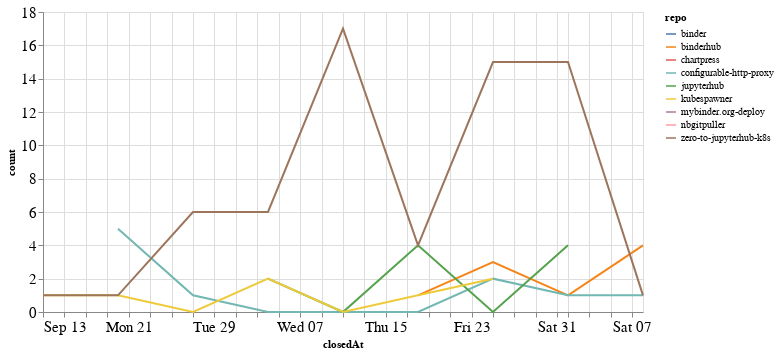

Source (notebook cell):
### Code cell
closed_by_time = closed_by.groupby('repo').resample('W', on='closedAt').count()['author'].reset_index()
closed_by_time = closed_by_time.rename(columns={'author': 'count'})

alt.Chart(closed_by_time, width=600).mark_line().encode(
    x='closedAt',
    y='count',
    color='repo',
    tooltip="repo"
)

### Figure 1 — Vega-Lite specification as saved in the notebook (floating-point values rounded to 4 significant figures)
{"config": {"axisLeft": {"labelFontSize": 15}, "axisBottom": {"labelFontSize": 15}}, "data": {"name": "data-65a211de968af7b4761e1de3392e619c"}, "mark": "line", "encoding": {"color": {"type": "nominal", "field": "repo"}, "tooltip": {"type": "nominal", "field": "repo"}, "x": {"type": "temporal", "field": "closedAt"}, "y": {"type": "quantitative", "field": "count"}}, "width": 600, "$schema": "https://vega.github.io/schema/vega-lite/v4.8.1.json", "datasets": {"data-65a211de968af7b4761e1de3392e619c": [{"repo": "binder", "closedAt": "2020-10-18T00:00:00", "count": 1}, {"repo": "binderhub", "closedAt": "2020-10-18T00:00:00", "count": 1}, {"repo": "binderhub", "closedAt": "2020-10-25T00:00:00", "count": 3}, {"repo": "binderhub", "closedAt": "2020-11-01T00:00:00", "count": 1}, {"repo": "binderhub", "closedAt": "2020-11-08T00:00:00", "count": 4}, {"repo": "chartpress", "closedAt": "2020-11-08T00:00:00", "count": 2}, {"repo": "configurable-http-proxy", "closedAt": "2020-09-20T00:00:00", "count": 5}, {"repo": "configurable-http-proxy", "closedAt": "2020-09-27T00:00:00", "count": 1}, {"repo": "configurable-http-proxy", "closedAt": "2020-10-04T00:00:00", "count": 0}, {"repo": "configurable-http-proxy", "closedAt": "2020-10-11T00:00:00", "count": 0}, {"repo": "configurable-http-proxy", "closedAt": "2020-10-18T00:00:00", "count": 0}, {"repo": "configurable-http-proxy", "closedAt": "2020-10-25T00:00:00", "count": 2}, {"repo": "configurable-http-proxy", "closedAt": "2020-11-01T00:00:00", "count": 1}, {"repo": "configurable-http-proxy", "closedAt": "2020-11-08T00:00:00", "count": 1}, {"repo": "jupyterhub", "closedAt": "2020-10-04T00:00:00", "count": 2}, {"repo": "jupyterhub", "closedAt": "2020-10-11T00:00:00", "count": 0}, {"repo": "jupyterhub", "closedAt": "2020-10-18T00:00:00", "count": 4}, {"repo": "jupyterhub", "closedAt": "2020-10-25T00:00:00", "count": 0}, {"repo": "jupyterhub", "closedAt": "2020-11-01T00:00:00", "count": 4}, {"repo": "kubespawner", "closedAt": "2020-09-13T00:00:00", "count": 1}, {"repo": "kubespawner", "closedAt": "2020-09-20T00:00:00", "count": 1}, {"repo": "kubespawner", "closedAt": "2020-09-27T00:00:00", "count": 0}, {"repo": "kubespawner", "closedAt": "2020-10-04T00:00:00", "count": 2}, {"repo": "kubespawner", "closedAt": "2020-10-11T00:00:00", "count": 0}, {"repo": "kubespawner", "closedAt": "2020-10-18T00:00:00", "count": 1}, {"repo": "kubespawner", "closedAt": "2020-10-25T00:00:00", "count": 2}, {"repo": "mybinder.org-deploy", "closedAt": "2020-11-01T00:00:00", "count": 1}, {"repo": "nbgitpuller", "closedAt": "2020-10-04T00:00:00", "count": 2}, {"repo": "zero-to-jupyterhub-k8s", "closedAt": "2020-09-13T00:00:00", "count": 1}, {"repo": "zero-to-jupyterhub-k8s", "closedAt": "2020-09-20T00:00:00", "count": 1}, {"repo": "zero-to-jupyterhub-k8s", "closedAt": "2020-09-27T00:00:00", "count": 6}, {"repo": "zero-to-jupyterhub-k8s", "closedAt": "2020-10-04T00:00:00", "count": 6}, {"repo": "zero-to-jupyterhub-k8s", "closedAt": "2020-10-11T00:00:00", "count": 17}, {"repo": "zero-to-jupyterhub-k8s", "closedAt": "2020-10-18T00:00:00", "count": 4}, {"repo": "zero-to-jupyterhub-k8s", "closedAt": "2020-10-25T00:00:00", "count": 15}, {"repo": "zero-to-jupyterhub-k8s", "closedAt": "2020-11-01T00:00:00", "count": 15}, {"repo": "zero-to-jupyterhub-k8s", "closedAt": "2020-11-08T00:00:00", "count": 1}]}}
